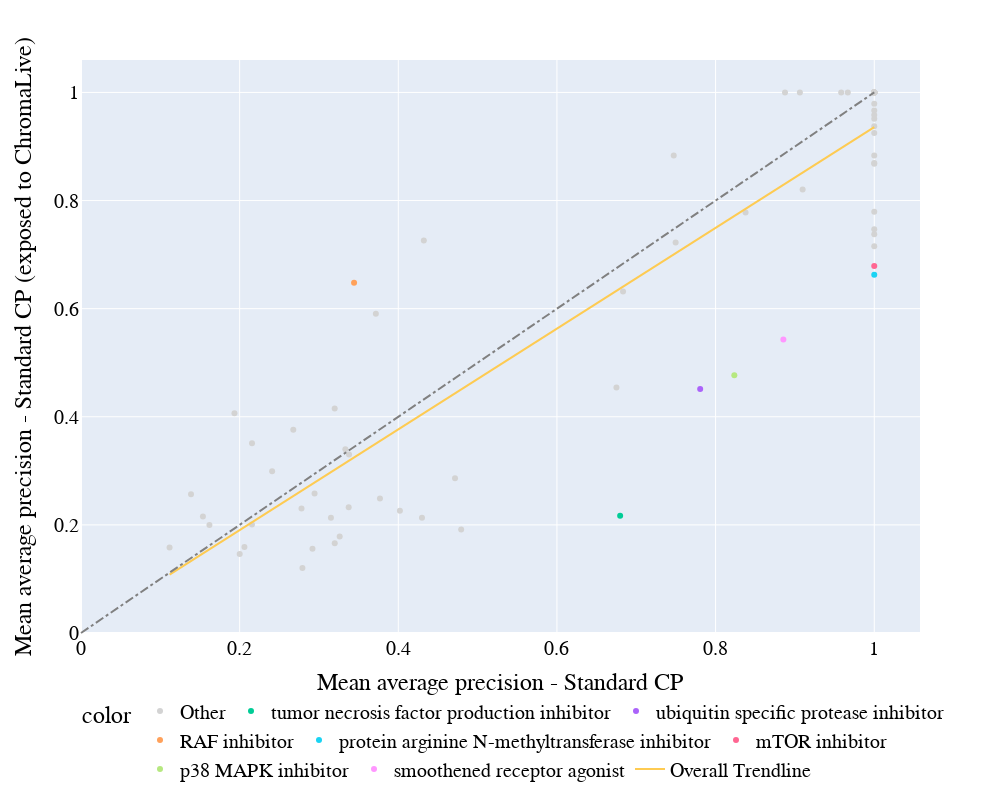

Notebook code for this chart:
### Markdown cell above
### Plot with trendline

### Code cell
scatter_plot_comparison_colorblack_trendline(df_controls,col1='Standard CP', col2='Standard CP (exposed to ChromaLive)')

### Figure 1 — Plotly figure (JSON) as saved in the notebook; plotly's stock layout.template omitted (floating-point values rounded to 4 significant figures)
{"data": [{"hovertemplate": "<b>%{hovertext}</b><br><br>color=Other<br>Mean average precision - Standard CP=%{x}<br>Mean average precision - Standard CP (exposed to ChromaLive)=%{y}<extra></extra>", "hovertext": ["tumor necrosis factor production inhibitor", "antihistamine", "acetylcholine receptor antagonist", "pyruvate dehydrogenase kinase inhibitor", "protein tyrosine kinase inhibitor", "antihistamine", "hepatocyte growth factor receptor inhibitor", "CHK inhibitor", "glycogen synthase kinase inhibitor", "histone lysine methyltransferase inhibitor", "inosine monophosphate dehydrogenase inhibitor", "CDC inhibitor", "PARP inhibitor", "bromodomain inhibitor", "glycogen synthase kinase inhibitor", "JAK inhibitor", "Apoptosis inducer (ATP-competitive kinase inhibitor)", "hepatocyte growth factor receptor inhibitor", "bromodomain inhibitor", "MEK inhibitor", "Aurora kinase inhibitor", "LXR agonist", "phospholipase inhibitor", "IGF-1 inhibitor", "tricyclic antidepressant", "histone lysine demethylase inhibitor", "phosphodiesterase inhibitor", "beta-catenin inhibitor", "JNK inhibitor", "LXR agonist", "DNA inhibitor", "kinesin inhibitor", "phosphoinositide dependent kinase inhibitor", "FGFR inhibitor", "Bcr-Abl kinase inhibitor", "AMPK inhibitor", "pyruvate dehydrogenase kinase inhibitor", "phospholipase inhibitor", "Aurora kinase inhibitor", "JAK inhibitor", "tricyclic antidepressant", "PARP inhibitor", "BCL inhibitor", "inosine monophosphate dehydrogenase inhibitor", "MEK inhibitor", "histone lysine methyltransferase inhibitor", "HDAC inhibitor", "HDAC inhibitor", "BCL inhibitor", "phosphodiesterase inhibitor", "kinesin inhibitor", "CDK inhibitor", "CDC inhibitor", "RAF inhibitor", "protein tyrosine kinase inhibitor", "MAP kinase inhibitor", "ER stressor (SERCA inhibitor)", "Apoptosis inducer (transcription inhibitor)", "phosphoinositide dependent kinase inhibitor", "FGFR inhibitor", "DNA inhibitor", "smoothened receptor agonist", "JNK inhibitor", "CHK inhibitor", "EGFR inhibitor", "androgen receptor modulator", "HMGCR inhibitor", "acetylcholine receptor antagonist", "p38 MAPK inhibitor", "EGFR inhibitor", "HMGCR inhibitor", "IGF-1 inhibitor", "protein arginine N-methyltransferase inhibitor", "Bcr-Abl kinase inhibitor", "MAP kinase inhibitor", "ubiquitin specific protease inhibitor", "beta-catenin inhibitor", "CDK inhibitor", "histone lysine demethylase inhibitor", "hypoxia inducible factor inhibitor", "androgen receptor modulator", "mTOR inhibitor", "hypoxia inducible factor inhibitor"], "legendgroup": "Other", "marker": {"color": "lightgrey", "symbol": "circle"}, "mode": "markers", "name": "Other", "orientation": "v", "showlegend": true, "type": "scatter", "x": [0.2945, 0.4793, 0.3199, 1, 0.2676, 0.3375, 1, 1, 1, 0.3198, 1, 1, 0.2918, 0.8875, 1, 0.3151, 1, 0.1537, 1, 0.675, 1, 1, 0.3333, 1, 0.1387, 0.8378, 0.3261, 0.278, 0.3717, 0.6833, 0.2791, 1, 1, 1, 1, 1, 1, 1, 1, 0.7496, 0.206, 1, 1, 0.9583, 1, 1, 1, 1, 0.9097, 0.1117, 1, 1, 0.3769, 1, 0.1934, 0.402, 1, 1, 1, 1, 1, 0.7472, 0.4298, 1, 0.4322, 0.1619, 0.3379, 0.2156, 1, 1, 0.2001, 1, 0.4715, 0.9667, 0.9062, 1, 1, 1, 1, 0.2409, 0.2155, 1, 1], "xaxis": "x", "y": [0.2581, 0.1913, 0.1658, 0.8681, 0.3758, 0.2325, 1, 1, 1, 0.4155, 1, 1, 0.1557, 1, 0.9792, 0.2133, 0.925, 0.2154, 1, 0.4541, 1, 1, 0.3402, 1, 0.2566, 0.7778, 0.1787, 0.2304, 0.5908, 0.6315, 0.1204, 1, 1, 1, 1, 0.7156, 1, 0.9667, 0.8694, 0.7222, 0.1592, 1, 0.7792, 1, 1, 0.9514, 1, 0.9375, 0.8204, 0.1582, 1, 1, 0.249, 0.8833, 0.4067, 0.2261, 1, 1, 1, 1, 1, 0.8833, 0.213, 1, 0.7259, 0.1998, 0.33, 0.351, 0.7468, 0.7375, 0.1461, 1, 0.2863, 1, 1, 0.9583, 1, 1, 1, 0.2992, 0.2009, 1, 1], "yaxis": "y"}, {"hovertemplate": "<b>%{hovertext}</b><br><br>color=tumor necrosis factor production inhibitor<br>Mean average precision - Standard CP=%{x}<br>Mean average precision - Standard CP (exposed to ChromaLive)=%{y}<extra></extra>", "hovertext": ["tumor necrosis factor production inhibitor"], "legendgroup": "tumor necrosis factor production inhibitor", "marker": {"color": "#00cc96", "symbol": "circle"}, "mode": "markers", "name": "tumor necrosis factor production inhibitor", "orientation": "v", "showlegend": true, "type": "scatter", "x": [0.6797], "xaxis": "x", "y": [0.2168], "yaxis": "y"}, {"hovertemplate": "<b>%{hovertext}</b><br><br>color=ubiquitin specific protease inhibitor<br>Mean average precision - Standard CP=%{x}<br>Mean average precision - Standard CP (exposed to ChromaLive)=%{y}<extra></extra>", "hovertext": ["ubiquitin specific protease inhibitor"], "legendgroup": "ubiquitin specific protease inhibitor", "marker": {"color": "#ab63fa", "symbol": "circle"}, "mode": "markers", "name": "ubiquitin specific protease inhibitor", "orientation": "v", "showlegend": true, "type": "scatter", "x": [0.7806], "xaxis": "x", "y": [0.4515], "yaxis": "y"}, {"hovertemplate": "<b>%{hovertext}</b><br><br>color=RAF inhibitor<br>Mean average precision - Standard CP=%{x}<br>Mean average precision - Standard CP (exposed to ChromaLive)=%{y}<extra></extra>", "hovertext": ["RAF inhibitor"], "legendgroup": "RAF inhibitor", "marker": {"color": "#FFA15A", "symbol": "circle"}, "mode": "markers", "name": "RAF inhibitor", "orientation": "v", "showlegend": true, "type": "scatter", "x": [0.3442], "xaxis": "x", "y": [0.6478], "yaxis": "y"}, {"hovertemplate": "<b>%{hovertext}</b><br><br>color=protein arginine N-methyltransferase inhibitor<br>Mean average precision - Standard CP=%{x}<br>Mean average precision - Standard CP (exposed to ChromaLive)=%{y}<extra></extra>", "hovertext": ["protein arginine N-methyltransferase inhibitor"], "legendgroup": "protein arginine N-methyltransferase inhibitor", "marker": {"color": "#19d3f3", "symbol": "circle"}, "mode": "markers", "name": "protein arginine N-methyltransferase inhibitor", "orientation": "v", "showlegend": true, "type": "scatter", "x": [1], "xaxis": "x", "y": [0.663], "yaxis": "y"}, {"hovertemplate": "<b>%{hovertext}</b><br><br>color=mTOR inhibitor<br>Mean average precision - Standard CP=%{x}<br>Mean average precision - Standard CP (exposed to ChromaLive)=%{y}<extra></extra>", "hovertext": ["mTOR inhibitor"], "legendgroup": "mTOR inhibitor", "marker": {"color": "#FF6692", "symbol": "circle"}, "mode": "markers", "name": "mTOR inhibitor", "orientation": "v", "showlegend": true, "type": "scatter", "x": [1], "xaxis": "x", "y": [0.6792], "yaxis": "y"}, {"hovertemplate": "<b>%{hovertext}</b><br><br>color=p38 MAPK inhibitor<br>Mean average precision - Standard CP=%{x}<br>Mean average precision - Standard CP (exposed to ChromaLive)=%{y}<extra></extra>", "hovertext": ["p38 MAPK inhibitor"], "legendgroup": "p38 MAPK inhibitor", "marker": {"color": "#B6E880", "symbol": "circle"}, "mode": "markers", "name": "p38 MAPK inhibitor", "orientation": "v", "showlegend": true, "type": "scatter", "x": [0.8236], "xaxis": "x", "y": [0.4769], "yaxis": "y"}, {"hovertemplate": "<b>%{hovertext}</b><br><br>color=smoothened receptor agonist<br>Mean average precision - Standard CP=%{x}<br>Mean average precision - Standard CP (exposed to ChromaLive)=%{y}<extra></extra>", "hovertext": ["smoothened receptor agonist"], "legendgroup": "smoothened receptor agonist", "marker": {"color": "#FF97FF", "symbol": "circle"}, "mode": "markers", "name": "smoothened receptor agonist", "orientation": "v", "showlegend": true, "type": "scatter", "x": [0.8854], "xaxis": "x", "y": [0.5431], "yaxis": "y"}, {"hovertemplate": "<b>OLS trendline</b><br>y = 0.931712 * x + 0.00412261<br>R<sup>2</sup>=0.835022<br><br>Mean average precision - Standard CP=%{x}<br>Mean average precision - Standard CP (exposed to ChromaLive)=%{y} <b>(trend)</b><extra></extra>", "legendgroup": "Overall Trendline", "line": {"color": "#FECB52"}, "mode": "lines", "name": "Overall Trendline", "showlegend": true, "type": "scatter", "x": [0.1117, 0.1387, 0.1537, 0.1619, 0.1934, 0.2001, 0.206, 0.2155, 0.2156, 0.2409, 0.2676, 0.278, 0.2791, 0.2918, 0.2945, 0.3151, 0.3198, 0.3199, 0.3261, 0.3333, 0.3375, 0.3379, 0.3442, 0.3717, 0.3769, 0.402, 0.4298, 0.4322, 0.4715, 0.4793, 0.675, 0.6797, 0.6833, 0.7472, 0.7496, 0.7806, 0.8236, 0.8378, 0.8854, 0.8875, 0.9062, 0.9097, 0.9583, 0.9667, 1, 1, 1, 1, 1, 1, 1, 1, 1, 1, 1, 1, 1, 1, 1, 1, 1, 1, 1, 1, 1, 1, 1, 1, 1, 1, 1, 1, 1, 1, 1, 1, 1, 1, 1, 1, 1, 1, 1, 1, 1, 1, 1, 1, 1, 1], "xaxis": "x", "y": [0.1081, 0.1333, 0.1473, 0.155, 0.1844, 0.1905, 0.1961, 0.2049, 0.205, 0.2286, 0.2535, 0.2631, 0.2642, 0.276, 0.2785, 0.2977, 0.3021, 0.3022, 0.308, 0.3146, 0.3185, 0.319, 0.3249, 0.3504, 0.3553, 0.3787, 0.4046, 0.4068, 0.4434, 0.4506, 0.633, 0.6374, 0.6408, 0.7003, 0.7025, 0.7314, 0.7715, 0.7847, 0.8291, 0.831, 0.8485, 0.8517, 0.897, 0.9048, 0.9358, 0.9358, 0.9358, 0.9358, 0.9358, 0.9358, 0.9358, 0.9358, 0.9358, 0.9358, 0.9358, 0.9358, 0.9358, 0.9358, 0.9358, 0.9358, 0.9358, 0.9358, 0.9358, 0.9358, 0.9358, 0.9358, 0.9358, 0.9358, 0.9358, 0.9358, 0.9358, 0.9358, 0.9358, 0.9358, 0.9358, 0.9358, 0.9358, 0.9358, 0.9358, 0.9358, 0.9358, 0.9358, 0.9358, 0.9358, 0.9358, 0.9358, 0.9358, 0.9358, 0.9358, 0.9358], "yaxis": "y"}], "layout": {"font": {"color": "Black", "family": "sans serif", "size": 20}, "height": 800, "legend": {"orientation": "h", "title": {"text": "color"}, "tracegroupgap": 0}, "margin": {"t": 60}, "shapes": [{"line": {"color": "grey", "dash": "dashdot"}, "type": "line", "x0": 0, "x1": 1, "y0": 0, "y1": 1}], "width": 1000, "xaxis": {"anchor": "y", "domain": [0, 1], "title": {"text": "Mean average precision - Standard CP"}}, "yaxis": {"anchor": "x", "domain": [0, 1], "title": {"text": "Mean average precision - Standard CP (exposed to ChromaLive)"}}}}
